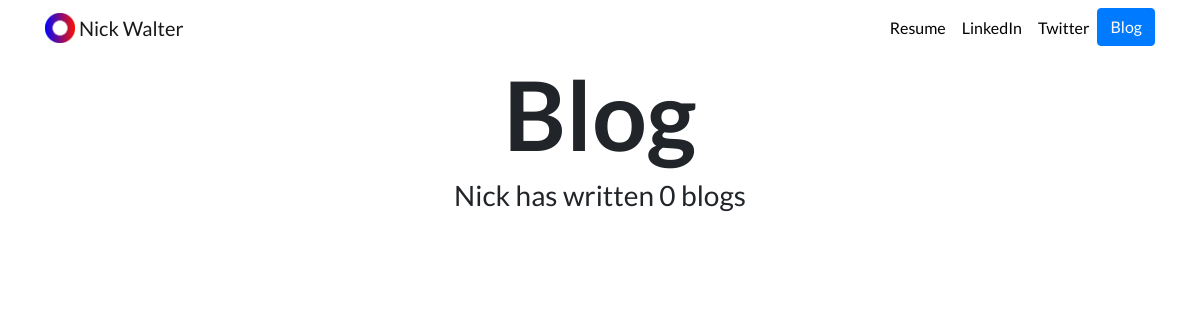
/blog/, run on an earlier commit of the app's database.
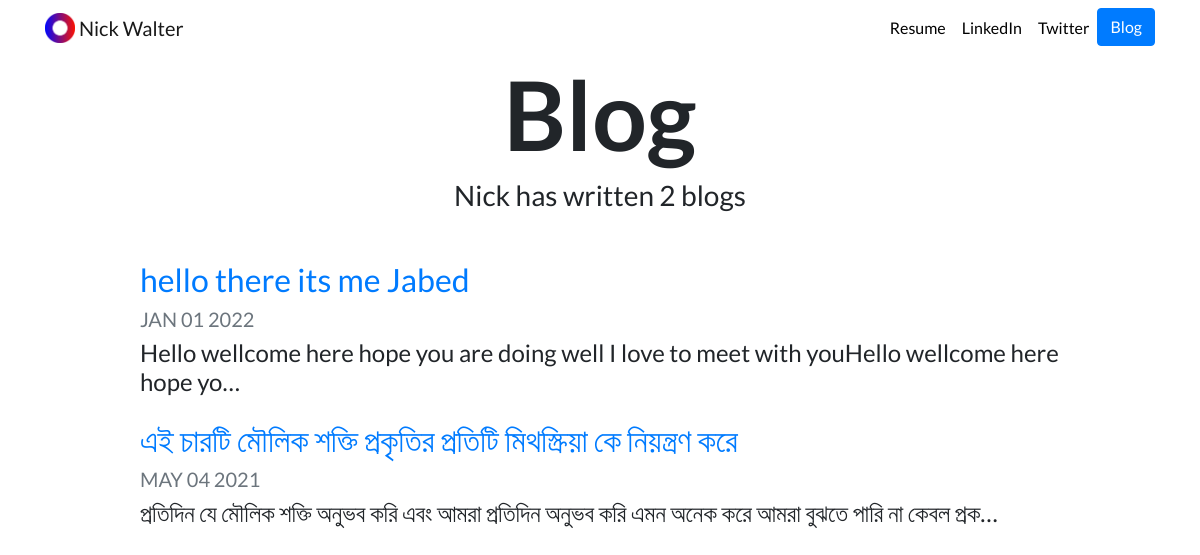
And on a later commit of the database.
### blog/models.py (models this page shows)
class all_blog(models.Model):
    title = models.CharField(max_length =100)
    description = models.TextField()
    date= models.DateField()

### blog/views.py (the view)
# urls.py: path('',views.all_blogs, name='all_blogs'),
def all_blogs(request):
    blogs = all_blog.objects.order_by('-date')[:5]
    return render (request, 'blog/all_blogs.html', {'blogs':blogs})

### blog/templates/blog/all_blogs.html
{% extends "portfolio/base.html" %}
{% load static %}
{% block content %}
<h1 id="blogtitle" class="font-weight-bold text-center">Blog</h1>
<h3 class="text-center mb-5">Nick has written {{ blogs.count }} blog{{ blogs.count|pluralize }}</h3>
{% for blog in blogs %}
<div class="row justify-content-center my-3">
  <div class="col-md-10">
    <a href="{% url 'blog:detail' blog.id %}">
      <h2>{{ blog.title }}</h2>
    </a>
    <h5 class="text-muted">{{ blog.date|date:'M d Y'|upper }}</h5>
    <h4>{{ blog.description|striptags|truncatechars:100 }}</h4>
  </div>
</div>
{% endfor %}
{% endblock %}

What changed in the data, as far as the page shows it:
added all_blog: title "hello there its me Jabed", date "JAN 01 2022", description "Hello wellcome here hope you are doing well I love to meet with youHello wellcome here hope yo…"
added all_blog: title "এই চারটি মৌলিক শক্তি প্রকৃতির প্রতিটি মিথস্ক্রিয়া কে নিয়ন্ত্রণ করে", date "MAY 04 2021", description "প্রতিদিন যে মৌলিক শক্তি অনুভব করি এবং আমরা প্রতিদিন অনুভব করি এমন অনেক করে আমরা বুঝতে পারি না কেবল প্রক…"
Also different on the page:
{{ blogs.count }}: "0" → "2"
